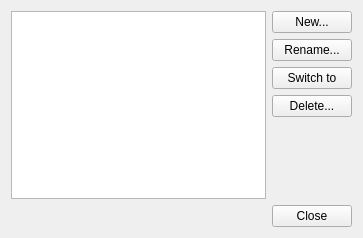
<?xml version="1.0" encoding="UTF-8"?>
<ui version="4.0">
 <class>DlgSessionManager</class>
 <widget class="QWidget" name="DlgSessionManager">
  <property name="geometry">
   <rect>
    <x>0</x>
    <y>0</y>
    <width>363</width>
    <height>238</height>
   </rect>
  </property>
  <property name="windowTitle">
   <string>Sessions</string>
  </property>
  <layout class="QVBoxLayout" name="verticalLayout">
   <item>
    <layout class="QHBoxLayout" name="horizontalLayout">
     <property name="leftMargin">
      <number>0</number>
     </property>
     <item>
      <widget class="QListView" name="lstSessions"/>
     </item>
     <item>
      <layout class="QVBoxLayout" name="verticalLayout_2">
       <item>
        <widget class="QPushButton" name="btnNew">
         <property name="text">
          <string>New...</string>
         </property>
        </widget>
       </item>
       <item>
        <widget class="QPushButton" name="btnRename">
         <property name="text">
          <string>Rename...</string>
         </property>
        </widget>
       </item>
       <item>
        <widget class="QPushButton" name="btnSwitchTo">
         <property name="text">
          <string>Switch to</string>
         </property>
        </widget>
       </item>
       <item>
        <widget class="QPushButton" name="btnDelete">
         <property name="text">
          <string>Delete...</string>
         </property>
        </widget>
       </item>
       <item>
        <spacer name="verticalSpacer">
         <property name="orientation">
          <enum>Qt::Vertical</enum>
         </property>
         <property name="sizeHint" stdset="0">
          <size>
           <width>20</width>
           <height>40</height>
          </size>
         </property>
        </spacer>
       </item>
      </layout>
     </item>
    </layout>
   </item>
   <item>
    <layout class="QHBoxLayout" name="horizontalLayout_2">
     <item>
      <spacer name="horizontalSpacer">
       <property name="orientation">
        <enum>Qt::Horizontal</enum>
       </property>
       <property name="sizeHint" stdset="0">
        <size>
         <width>40</width>
         <height>20</height>
        </size>
       </property>
      </spacer>
     </item>
     <item>
      <widget class="QPushButton" name="btnClose">
       <property name="text">
        <string>Close</string>
       </property>
      </widget>
     </item>
    </layout>
   </item>
  </layout>
 </widget>
 <resources/>
 <connections/>
</ui>
